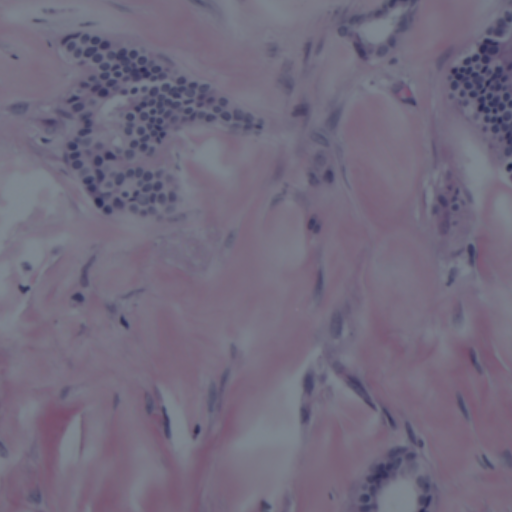
#> input picture Cellanalysis/2B_D9_ROI1.tif, 512 x 512 px, found by its file name
$ python __init__.py
#> lines starting #> are read from the running program, lines starting #| are printed output that depends on the picture
from curvelops import FDCT2D, curveshow

import matplotlib.pyplot as plt
import numpy as np
from PIL import Image

# taken by Demystifying_Curvelets of Curvelops
img = plt.imread(
    "../doc/testImages/CellAnalysis_testImages/CellImage/2B_D9_ROI1.tif", format="TIF"
)
#> img is the input picture: shape (512, 512, 3); mean R, G, B 114, 106.1, 125.8
img = img.swapaxes(0, 1)
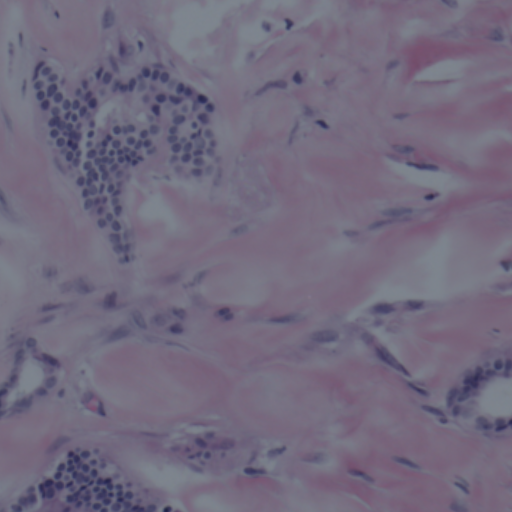
#> img: shape (512, 512, 3); mean R, G, B 114, 106.1, 125.8

fig, ax = plt.subplots()
ax.imshow(img.swapaxes(0, 1))
ax.axis("off")

img = img.astype(float)
img /= 255.0
#> (the run stopped early here; a loop or call above may not have finished)

$ run again, with Cellanalysis/2B_D9_ROI2 copy.tif copied over Cellanalysis/2B_D9_ROI1.tif
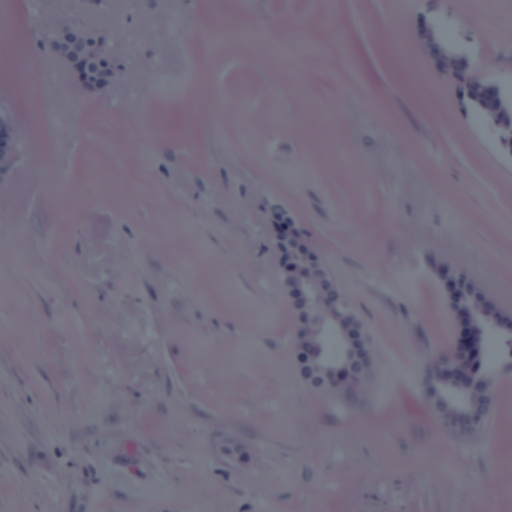
#> input picture Cellanalysis/2B_D9_ROI2 copy.tif, 512 x 512 px, found by its file name
#> img is the input picture: shape (512, 512, 3); mean R, G, B 115.1, 107.7, 126.8
#> `img = img.swapaxes(0, 1)`:
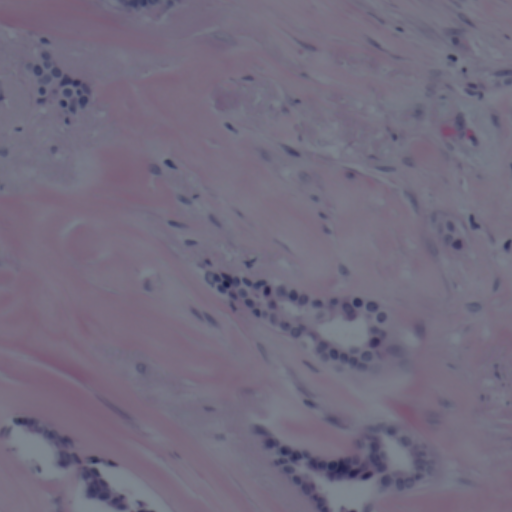
#> img: shape (512, 512, 3); mean R, G, B 115.1, 107.7, 126.8
